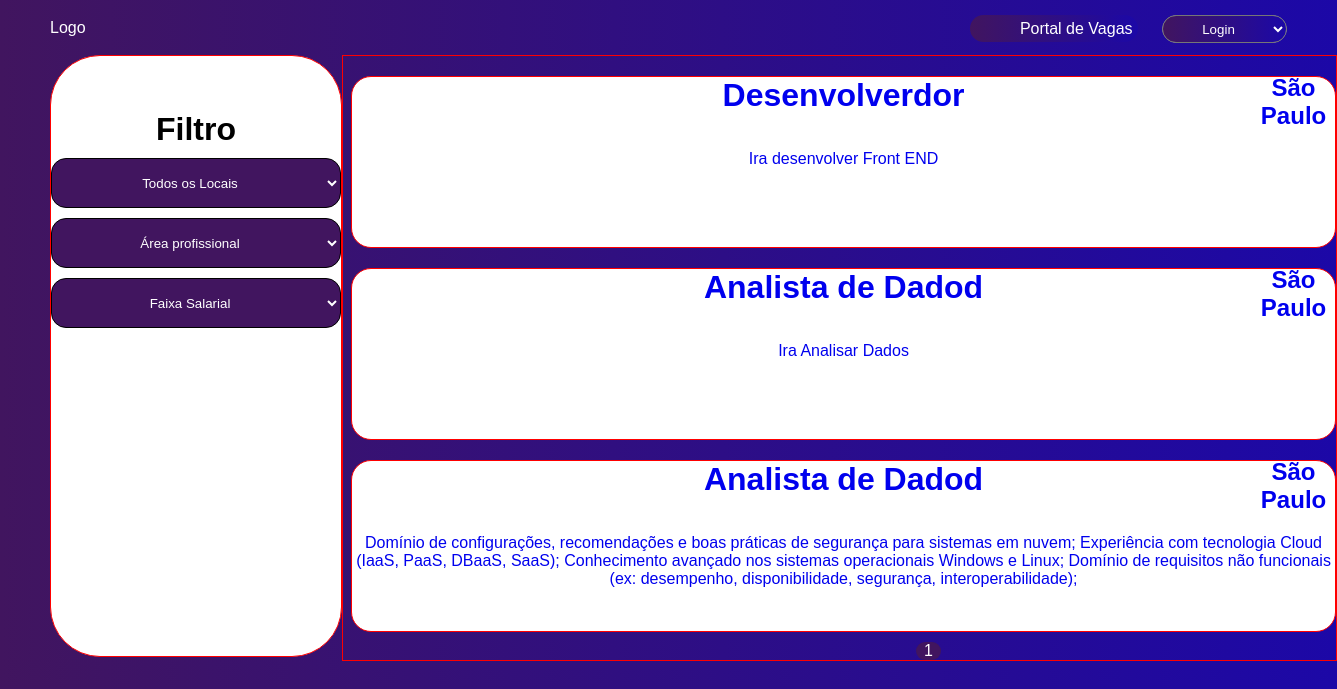
The app's page /PHP/portalDVagas.php with its own data.
### tables this page shows
create table cadasVagas(
	id int auto_increment primary key unique,
    cargo varchar(100),
    localVaga varchar(100),
    descricaoVaga TEXT
);

### PHP/portalDVagas.php (the view, shortened to what this page needs)
<?php
    include('conexao.php');
    $itensPorPagina = 3;
    $totalVagas = $dbh->query('SELECT COUNT(*) FROM cadasVagas')->fetchColumn();
    $totalPaginas = ceil($totalVagas / $itensPorPagina);
    $paginaAtual = isset($_GET['pagina']) ? $_GET['pagina'] : 1;
    $localFiltro = isset($_GET['local']) ? $_GET['local'] : '';
    $offset = ($paginaAtual - 1) * $itensPorPagina;
    if ($localFiltro != '') {
        $query = $dbh->prepare('SELECT * FROM cadasVagas WHERE localVaga = :localVaga LIMIT :offset, :itensPorPagina');
        $query->bindParam(':localVaga', $localFiltro, PDO::PARAM_STR);
    } else {
        $query = $dbh->prepare('SELECT * FROM cadasVagas LIMIT :offset, :itensPorPagina');
    }
    $query->bindParam(':offset', $offset, PDO::PARAM_INT);
    $query->bindParam(':itensPorPagina', $itensPorPagina, PDO::PARAM_INT);
    $query->execute();
    $vagas = $query->fetchAll(PDO::FETCH_ASSOC);
?>
<!DOCTYPE html>
<html lang="pt-br">
<head>
    <link rel="stylesheet" href="../CSS/styleInicial.css">
    <link rel="stylesheet" href="../CSS/portalVagas.css">
</head>
<body>
    <header>
        <a href=""><img src="" alt="">Logo</a>
        <div class="cabecalho-inicial">
            <a href="portalVagas.html">Portal de Vagas</a>
                <select name="login" id="link" onchange="location = this.value;">
                    <option value="" disabled selected>Login</option>
                </select>
        </div>
    </header>
    <div class="conteiner">
        <div class="filto-to">
            <div class="filtro">
                <h1>Filtro</h1>
                <form method="get" action="pagina.php">
                    <select name="local" id="local" onchange="this.form.submit()">
                        <option value="" <?php echo ($localFiltro == '') ? 'selected' : ''; ?>>Todos os Locais</option>
                    </select>
                </form>
                <select name="" id="">
                    <option value="">Área profissional</option>
                </select>
                <select name="" id="">
                    <option value="">Faixa Salarial</option>
                </select>
            </div>
        </div>
        <div class="vagas-to">
            <?php
            foreach($vagas as $vaga){
                echo '<div class="vagas">';
                    echo  '<a href="../PHP/vaga.php?id='.$vaga['id'].'">';
                    echo  '<h1>'.$vaga['cargo'].'</h1>';
                    echo  '<h2>'.$vaga['localVaga'].'</h2>';
                    echo  '<p>'.$vaga['descricaoVaga'].'</p>';
                    echo  '</a>';
                echo '</div>';
                }
            ?>
            <div class="pagination">
                <?php for ($i = 1; $i <= $totalPaginas; $i++) : ?>
                    <a href="?pagina=<?= $i ?>"><?= $i ?></a>
                <?php endfor; ?>
            </div>
        </div>
    </div>
</body>
</html>

### CSS/styleInicial.css (style rules this page uses)
* { margin: 0; padding: 0; }
body { font-family: 'Nunito', sans-serif; }
header { display: flex; width: 100%; height: 55px; align-items: center; justify-content: space-between; background-image: linear-gradient(to right, #41155F , #1C08A7); }
header a { text-decoration: none; padding: 5px; color: white; padding-left: 50px; }
.cabecalho-inicial { margin: 5px; height: 25px; margin-right: 50px; }
.cabecalho-inicial a { width: 100px; height: 50px; margin-right: 20px; background-image: linear-gradient(to right, #41155F , #1C08A7); border-radius: 30px; }
.cabecalho-inicial select { border-radius: 25px; height: 28px; width: 125px; background-image: linear-gradient(to right, #41155F , #1C08A7); text-align: center; color: white; }
.cabecalho-inicial select option { color: black; }

### CSS/portalVagas.css (style rules this page uses)
* { margin: 0; padding: 0; }
body { background-image: linear-gradient(to right, #41155F , #1C08A7); }
.conteiner { display: flex; width: 100%; height: 100%; }
.filto-to { display: flex; background: white; width: 300px; height: 600px; margin-left: 50px; border-radius: 50px; border: 1px solid red; }
.filtro { text-align: center; margin: 0 auto; margin-top: 55px; }
.filtro select { margin-top: 10px; width: 290px; height: 50px; display: flex; border: 1px solid black; border-radius: 15px; background: #41155F; color: white; text-align: center; }
.vagas-to { border: 1px solid red; width: 100%; }
.vagas { width: 99%; margin: 0 auto; margin-top: 20px; margin-left: 8px; border-radius: 20px; background: white; height: 170px; text-align: center; margin-right: 8px; border: 1px solid red; }
.vagas a { text-decoration: none; }
.vagas p { padding-top: 20px; }
.vagas h1 { width: 300px; text-align: center; margin: auto; }
.vagas h2 { margin-left: 900px; margin-top: -40px; }
.pagination { display: flex; margin-left: 565px; margin-top: 10px; }
.pagination a { width: 25px; color: white; text-decoration: none; background: #41155F; text-align: center; border-radius: 15px; margin-left: 8px; }

### records on screen
cadasvagas: cargo "Desenvolverdor", localVaga "São Paulo", descricaoVaga "Ira desenvolver Front END"
cadasvagas: cargo "Analista de Dadod", localVaga "São Paulo", descricaoVaga "Ira Analisar Dados"
cadasvagas: cargo "Analista de Dadod", localVaga "São Paulo", descricaoVaga "Domínio de configurações, recomendações e boas práticas de segurança para sistemas em nuvem; Experiência com tecnologia Cloud (IaaS, PaaS, DBaaS, SaaS); Conhecimento avançado nos sistemas operacionais Windows e Linux; Domínio de requisitos não funcionais (ex: desempenho, disponibilidade, segurança, interoperabilidade);"
